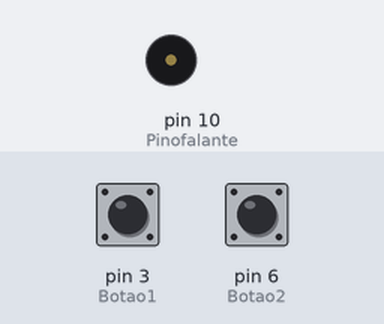
Simulated run of this sketch. Board: Arduino Uno, built with avr-gcc and run on an emulated ATmega328P. Parts: buzzer (waves = sounding). Inputs (shaded band) come from the test bench; at power-on: pin 3 (Botao1) HIGH, pin 6 (Botao2) HIGH.

Above: at 1.2 s.
1.3 s: pin 3 (Botao1) pulled LOW for 0.15 s
At 1.38 s:
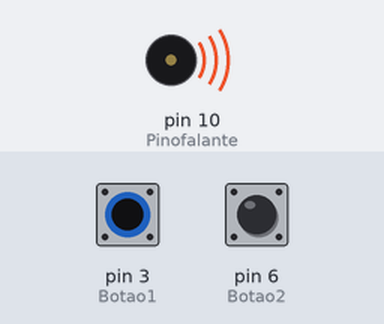
2.9 s: pin 3 (Botao1) pulled LOW for 3.2 s
Timing chart, 0 to 3.3 s (numbered marks = the images above; inputs shaded):
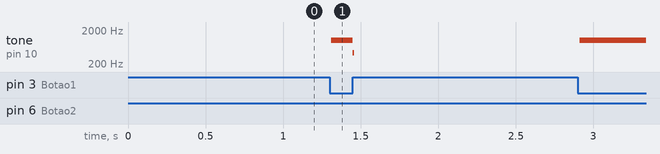

The sketch:

sirene_final.ino
```cpp
// projeto final sirene 02 tons (horn hi-yelp)
// finalizado dia 18/09/2016

#define tempo 10
int frequencia = 0;
int Pinofalante = 10;
int Botao1 = 3; // aciona o horn
int Botao2 = 6; // aciona/desaciona yelp
int led=13;      // led no pino 13
int var2=0;     // valor guardado
int estado=0;  // guarda o valor 0 ou 1 (HIGH ou LOW)
int val1 = HIGH;
int val2 = HIGH;


#include <NewTone.h>

void setup()
{
  pinMode(Pinofalante,OUTPUT); //Pino do buzzer
  pinMode(Botao1,INPUT); //Pino do Botao1
  pinMode(Botao2,INPUT); //Pino do Botao2
}

void loop()
{
  int sirene; // declara a varivel da funcao de sirene

  val1 = digitalRead(Botao1); // passa valor do Botao1 e verifica se Botao1 foi pressionado
  val2 = digitalRead(Botao2); // passa valor do Botao2 e verifica se Botao2 foi pressionado

  // o Botao1 pressionado em negativo, positivo no resistor
  if (val1 == LOW) {
         sirene = sirene_0(); // executa o horn

  }

  if ((val2 == LOW) && (var2 == HIGH)) {
    estado = 1 - estado;
  }
  var2=val2;
  if (estado == 1) {
    sirene = sirene_1();
  } else {
    //
  }
}

  int sirene_0(){
     for (frequencia = 400; frequencia <= 1000; frequencia += 5)
     {
       NewTone(Pinofalante, frequencia, tempo);
        if (digitalRead(Botao1) == HIGH) { // se o Botao1 foi solto, interrompa a funcao
          return 0;
        }
     }
  }

  // sirene yelp com interrupcao no Botao1
  int sirene_1(){
     for (frequencia = 300; frequencia < 1500; frequencia += 1)
     {
        // parada atraves do Botao1
        if (digitalRead(Botao1) == LOW) {
          return 0;
        }
        else if (digitalRead(Botao2) == LOW) {
          return 0;
        }


       NewTone(Pinofalante, frequencia, tempo);

     }
     for (frequencia = 1500; frequencia > 300; frequencia -= 1)
     {
        // parada atraves do Botao1
        if (digitalRead(Botao1) == LOW) {
          return 0;
        }
        else if (digitalRead(Botao2) == LOW) {
          return 0;
        }
       NewTone(Pinofalante, frequencia, tempo);

     }
  }
```

Measured:
- after the input at 1.3 s, tone on pin 10 (Pinofalante): silent → 1000 Hz at once, → 430 Hz 0.14 s later, → silent 0.01 s later
